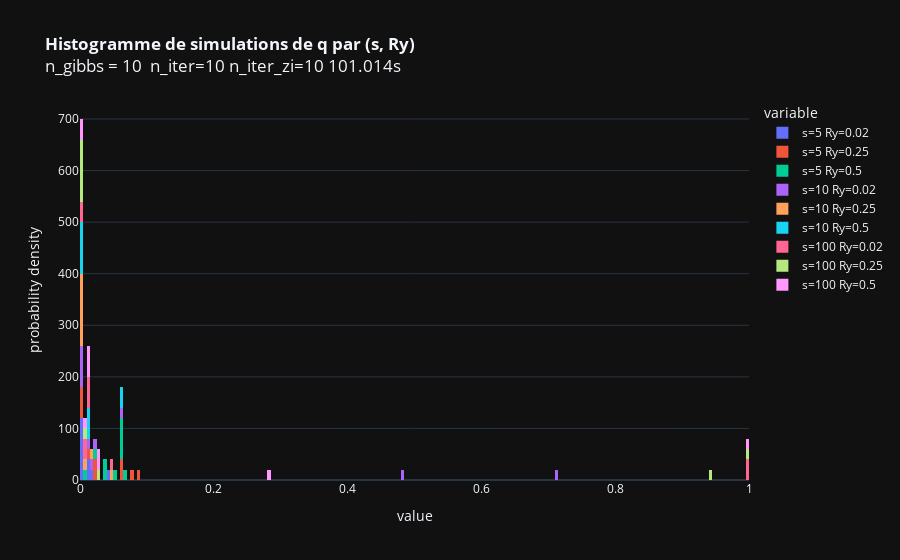

Source (notebook cell):
### Code cell
plot_hist(df_res,f"<b>Histogramme de simulations de q par (s, Ry)</b> <br>n_gibbs = {n_gibbs}  n_iter={n_iter} n_iter_zi={n_iter_zi} {np.round(t2-t1, 3)}s")

### Figure 1 — Plotly figure (JSON) as saved in the notebook; plotly's stock layout.template omitted (floating-point values rounded to 4 significant figures)
{"data": [{"alignmentgroup": "True", "bingroup": "x", "histnorm": "probability density", "hovertemplate": "variable=s=5 Ry=0.02<br>value=%{x}<br>probability density=%{y}<extra></extra>", "legendgroup": "s=5 Ry=0.02", "marker": {"color": "#636efa", "pattern": {"shape": ""}}, "name": "s=5 Ry=0.02", "nbinsx": 400, "offsetgroup": "s=5 Ry=0.02", "orientation": "v", "showlegend": true, "type": "histogram", "x": [0.004, 0.042, 0.002, 0.004, 0.001, 0.01, 0.018, 0.012, 0.002, 0.004], "xaxis": "x", "yaxis": "y"}, {"alignmentgroup": "True", "bingroup": "x", "histnorm": "probability density", "hovertemplate": "variable=s=5 Ry=0.25<br>value=%{x}<br>probability density=%{y}<extra></extra>", "legendgroup": "s=5 Ry=0.25", "marker": {"color": "#EF553B", "pattern": {"shape": ""}}, "name": "s=5 Ry=0.25", "nbinsx": 400, "offsetgroup": "s=5 Ry=0.25", "orientation": "v", "showlegend": true, "type": "histogram", "x": [0.089, 0.02, 0.064, 0.012, 0.001, 0.078, 0.06, 0.001, 0.001, 0.02], "xaxis": "x", "yaxis": "y"}, {"alignmentgroup": "True", "bingroup": "x", "histnorm": "probability density", "hovertemplate": "variable=s=5 Ry=0.5<br>value=%{x}<br>probability density=%{y}<extra></extra>", "legendgroup": "s=5 Ry=0.5", "marker": {"color": "#00cc96", "pattern": {"shape": ""}}, "name": "s=5 Ry=0.5", "nbinsx": 400, "offsetgroup": "s=5 Ry=0.5", "orientation": "v", "showlegend": true, "type": "histogram", "x": [0.069, 0.053, 0.021, 0.061, 0.037, 0.037, 0.061, 0.06, 0.061, 0.006], "xaxis": "x", "yaxis": "y"}, {"alignmentgroup": "True", "bingroup": "x", "histnorm": "probability density", "hovertemplate": "variable=s=10 Ry=0.02<br>value=%{x}<br>probability density=%{y}<extra></extra>", "legendgroup": "s=10 Ry=0.02", "marker": {"color": "#ab63fa", "pattern": {"shape": ""}}, "name": "s=10 Ry=0.02", "nbinsx": 400, "offsetgroup": "s=10 Ry=0.02", "orientation": "v", "showlegend": true, "type": "histogram", "x": [0.48, 0.001, 0.002, 0.004, 0.71, 0.014, 0.015, 0.001, 0.063, 0.023], "xaxis": "x", "yaxis": "y"}, {"alignmentgroup": "True", "bingroup": "x", "histnorm": "probability density", "hovertemplate": "variable=s=10 Ry=0.25<br>value=%{x}<br>probability density=%{y}<extra></extra>", "legendgroup": "s=10 Ry=0.25", "marker": {"color": "#FFA15A", "pattern": {"shape": ""}}, "name": "s=10 Ry=0.25", "nbinsx": 400, "offsetgroup": "s=10 Ry=0.25", "orientation": "v", "showlegend": true, "type": "histogram", "x": [0.001, 0.019, 0.001, 0.005, 0.003, 0.049, 0.001, 0.001, 0.001, 0.003], "xaxis": "x", "yaxis": "y"}, {"alignmentgroup": "True", "bingroup": "x", "histnorm": "probability density", "hovertemplate": "variable=s=10 Ry=0.5<br>value=%{x}<br>probability density=%{y}<extra></extra>", "legendgroup": "s=10 Ry=0.5", "marker": {"color": "#19d3f3", "pattern": {"shape": ""}}, "name": "s=10 Ry=0.5", "nbinsx": 400, "offsetgroup": "s=10 Ry=0.5", "orientation": "v", "showlegend": true, "type": "histogram", "x": [0.001, 0.014, 0.063, 0.012, 0.011, 0.002, 0.003, 0.001, 0.063, 0.001], "xaxis": "x", "yaxis": "y"}, {"alignmentgroup": "True", "bingroup": "x", "histnorm": "probability density", "hovertemplate": "variable=s=100 Ry=0.02<br>value=%{x}<br>probability density=%{y}<extra></extra>", "legendgroup": "s=100 Ry=0.02", "marker": {"color": "#FF6692", "pattern": {"shape": ""}}, "name": "s=100 Ry=0.02", "nbinsx": 400, "offsetgroup": "s=100 Ry=0.02", "orientation": "v", "showlegend": true, "type": "histogram", "x": [0.009, 0.01, 0.01, 0.999, 0.999, 0.005, 0.01, 0.048, 0.001, 0.001], "xaxis": "x", "yaxis": "y"}, {"alignmentgroup": "True", "bingroup": "x", "histnorm": "probability density", "hovertemplate": "variable=s=100 Ry=0.25<br>value=%{x}<br>probability density=%{y}<extra></extra>", "legendgroup": "s=100 Ry=0.25", "marker": {"color": "#B6E880", "pattern": {"shape": ""}}, "name": "s=100 Ry=0.25", "nbinsx": 400, "offsetgroup": "s=100 Ry=0.25", "orientation": "v", "showlegend": true, "type": "histogram", "x": [0.94, 0.001, 0.026, 0.001, 0.999, 0.002, 0.007, 0.001, 0.001, 0.001], "xaxis": "x", "yaxis": "y"}, {"alignmentgroup": "True", "bingroup": "x", "histnorm": "probability density", "hovertemplate": "variable=s=100 Ry=0.5<br>value=%{x}<br>probability density=%{y}<extra></extra>", "legendgroup": "s=100 Ry=0.5", "marker": {"color": "#FF97FF", "pattern": {"shape": ""}}, "name": "s=100 Ry=0.5", "nbinsx": 400, "offsetgroup": "s=100 Ry=0.5", "orientation": "v", "showlegend": true, "type": "histogram", "x": [0.01, 0.999, 0.009, 0.002, 0.026, 0.001, 0.011, 0.029, 0.01, 0.28], "xaxis": "x", "yaxis": "y"}], "layout": {"barmode": "relative", "legend": {"title": {"text": "variable"}, "tracegroupgap": 0}, "title": {"text": "<b>Histogramme de simulations de q par (s, Ry)</b> <br>n_gibbs = 10  n_iter=10 n_iter_zi=10 101.014s"}, "xaxis": {"anchor": "y", "domain": [0, 1], "title": {"text": "value"}}, "yaxis": {"anchor": "x", "domain": [0, 1], "title": {"text": "probability density"}}}}
